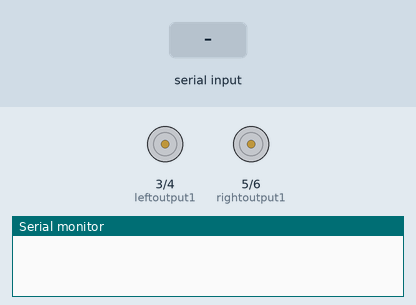
Simulated run of this sketch. Board: Arduino Uno, built with avr-gcc and run on an emulated ATmega328P. Parts: motor-driver pin pairs drawn as motors (green arrow = first pin HIGH = forward, orange = second pin HIGH = backward, longer = more drive, scaled by the enable pin), the last lines printed to the serial monitor. The test bench sets the inputs (shaded band).

Above: at 1.2 s.
1.3 s: "2" received over Serial
At 2.2 s:
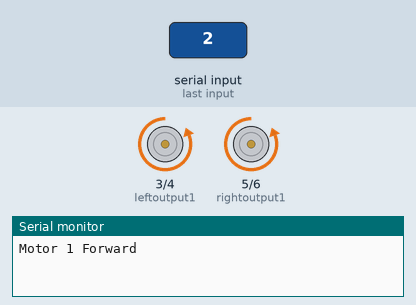
2.8 s: "0" received over Serial
At 3.4 s:
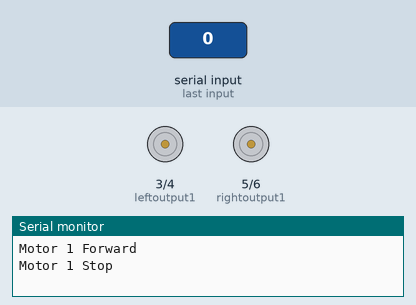
4.3 s: "1" received over Serial
At 5.5 s:
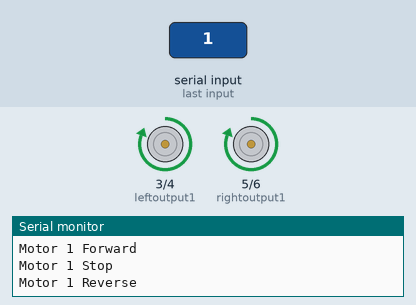
5.8 s: "3" received over Serial
At 6.9 s:
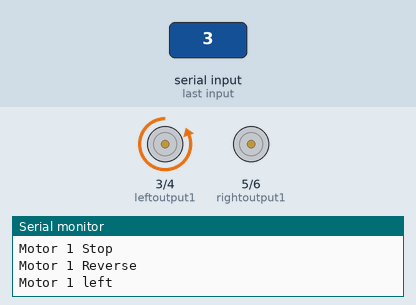
7.3 s: "4" received over Serial
At 8.0 s:
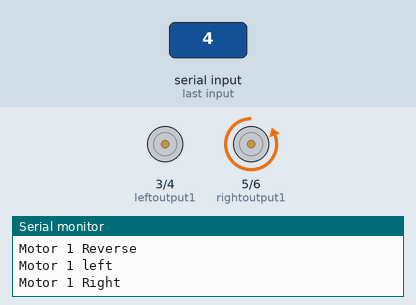
Timing chart, 0 to 9.8 s (numbered marks = the images above; inputs shaded):
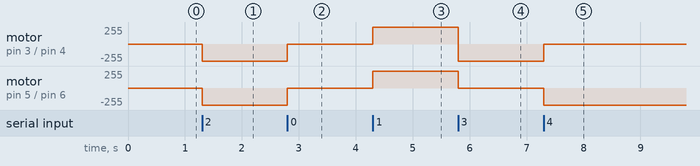

The sketch:

L298N_Dual_H_Bridge_Keyboard_Control_Reichenstein7.ino
```cpp
int leftspeed = 2; // Needs to be a PWM pin to be able to control motor speed
int leftoutput1 = 3;
int leftoutput2 = 4;

// Motor 2
int rightoutput1 = 5;
int rightoutput2 = 6;
int rightspeed = 7; // Needs to be a PWM pin to be able to control motor speed

void setup() {  // Setup runs once per reset
// initialize serial communication @ 9600 baud:
Serial.begin(9600);

//Define L298N Dual H-Bridge Motor Controller Pins

pinMode(leftoutput1,OUTPUT);
pinMode(leftoutput2,OUTPUT);
pinMode(leftspeed,OUTPUT);
pinMode(rightoutput1,OUTPUT);
pinMode(rightoutput2,OUTPUT);
pinMode(rightspeed,OUTPUT);

}

void loop() {

// Initialize the Serial interface:

if (Serial.available() > 0) {
char data = Serial.read();
//int speed; // Local variable

if (data=='2') {


//case '2': // Forward
analogWrite(leftspeed, 255);//Sets speed variable via PWM
digitalWrite(leftoutput1, LOW);
digitalWrite(leftoutput2, HIGH);
analogWrite(rightspeed, 255);
digitalWrite(rightoutput1, LOW);
digitalWrite(rightoutput2, HIGH);
Serial.println("Motor 1 Forward"); // Prints out “Motor 1 Forward” on the serial monitor
//break;
}
else if (data=='0') {

//case '0': // stop
analogWrite(leftspeed, 0);
digitalWrite(leftoutput1, LOW);
digitalWrite(leftoutput2, HIGH);
analogWrite(rightspeed, 0);
digitalWrite(rightoutput1, LOW);
digitalWrite(rightoutput2, HIGH);
Serial.println("Motor 1 Stop");
//break;
}
else if (data=='1') {
//case '1': // Reverse
analogWrite(leftspeed, 255);
digitalWrite(leftoutput1, HIGH);
digitalWrite(leftoutput2, LOW);
analogWrite(rightspeed, 255);
digitalWrite(rightoutput1, HIGH);
digitalWrite(rightoutput2, LOW);
Serial.println("Motor 1 Reverse");
//break;
}
else if (data=='3') {
//left
  analogWrite(leftspeed, 255);//Sets speed variable via PWM
digitalWrite(leftoutput1, LOW);
digitalWrite(leftoutput2, HIGH);
analogWrite(rightspeed, 0);
digitalWrite(rightoutput1, HIGH);
digitalWrite(rightoutput2, LOW);
Serial.println("Motor 1 left");
//break;
}

else if (data=='4') {
//case '4': // Right
analogWrite(leftspeed, 0);
digitalWrite(leftoutput1, HIGH);
digitalWrite(leftoutput2, LOW);
analogWrite(rightspeed, 255);
digitalWrite(rightoutput1, LOW);
digitalWrite(rightoutput2, HIGH);
Serial.println("Motor 1 Right");
//break;
}    }
      }
```

Measured:
- after the input at 1.3 s, motor on pin 3 (leftoutput1) / pin 4 (leftoutput2), motor on pin 5 (rightoutput1) / pin 6 (rightoutput2): stopped → backward 255/255 at once
- after the input at 2.8 s, motor on pin 3 (leftoutput1) / pin 4 (leftoutput2), motor on pin 5 (rightoutput1) / pin 6 (rightoutput2): backward 255/255 → stopped at once
- after the input at 4.3 s, motor on pin 3 (leftoutput1) / pin 4 (leftoutput2), motor on pin 5 (rightoutput1) / pin 6 (rightoutput2): stopped → forward 255/255 at once
- after the input at 5.8 s, motor on pin 3 (leftoutput1) / pin 4 (leftoutput2): forward 255/255 → backward 255/255 at once; motor on pin 5 (rightoutput1) / pin 6 (rightoutput2): forward 255/255 → stopped at once
- after the input at 7.3 s, motor on pin 3 (leftoutput1) / pin 4 (leftoutput2): backward 255/255 → stopped at once; motor on pin 5 (rightoutput1) / pin 6 (rightoutput2): stopped → backward 255/255 at once
